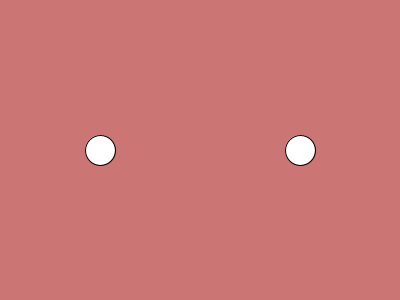
Frame 1 (no input)
Frame 60 (the mouse pressed at the canvas centre just before this capture): identical to frame 1, image omitted
Frame 120 (the mouse held since frame 60 and released just before this capture): identical to frame 1, image omitted

The Processing sketch that drew this single still picture (run headless with seeded random() and noise(); from frame 60 on, the mouse is pressed at the canvas centre):

// Processing sketch: week16_two_player_together_vx_vy_keyReleased
// ── week16_two_player_together_vx_vy_keyReleased.pde
void setup(){
  size(400,300);
}
int x=100,y=150,x2=300,y2=150;
int vx=0,vy=0,vx2=0,vy2=0;
void draw(){
  background(#CB7575);
  ellipse(x,y,30,30);
  ellipse(x2,y2,30,30);
  x += vx; y += vy;
  x2+= vx2;y2+=vy2;
}
void keyPressed(){
  if( key=='w' )vy=-2;
  if( key=='s' )vy=+2;
  if( key=='a' )vx=-2;
  if( key=='d' )vx=+2;
  if( keyCode==UP)   vy2 =-2;
  if( keyCode==DOWN) vy2 =+2;
  if( keyCode==LEFT) vx2 =-2;
  if( keyCode==RIGHT)vx2 =+2;
}
void keyReleased(){
  if(key=='w')vy = 0;
  if(key=='a')vy = 0;
  if(key=='s')vx = 0;
  if(key=='d')vx = 0;
  if( keyCode==UP)     vy2 = 0;
  if( keyCode==DOWN)   vy2 = 0;
  if( keyCode==LEFT)   vy2 = 0;
  if( keyCode==RIGHT)  vy2 = 0;
}
